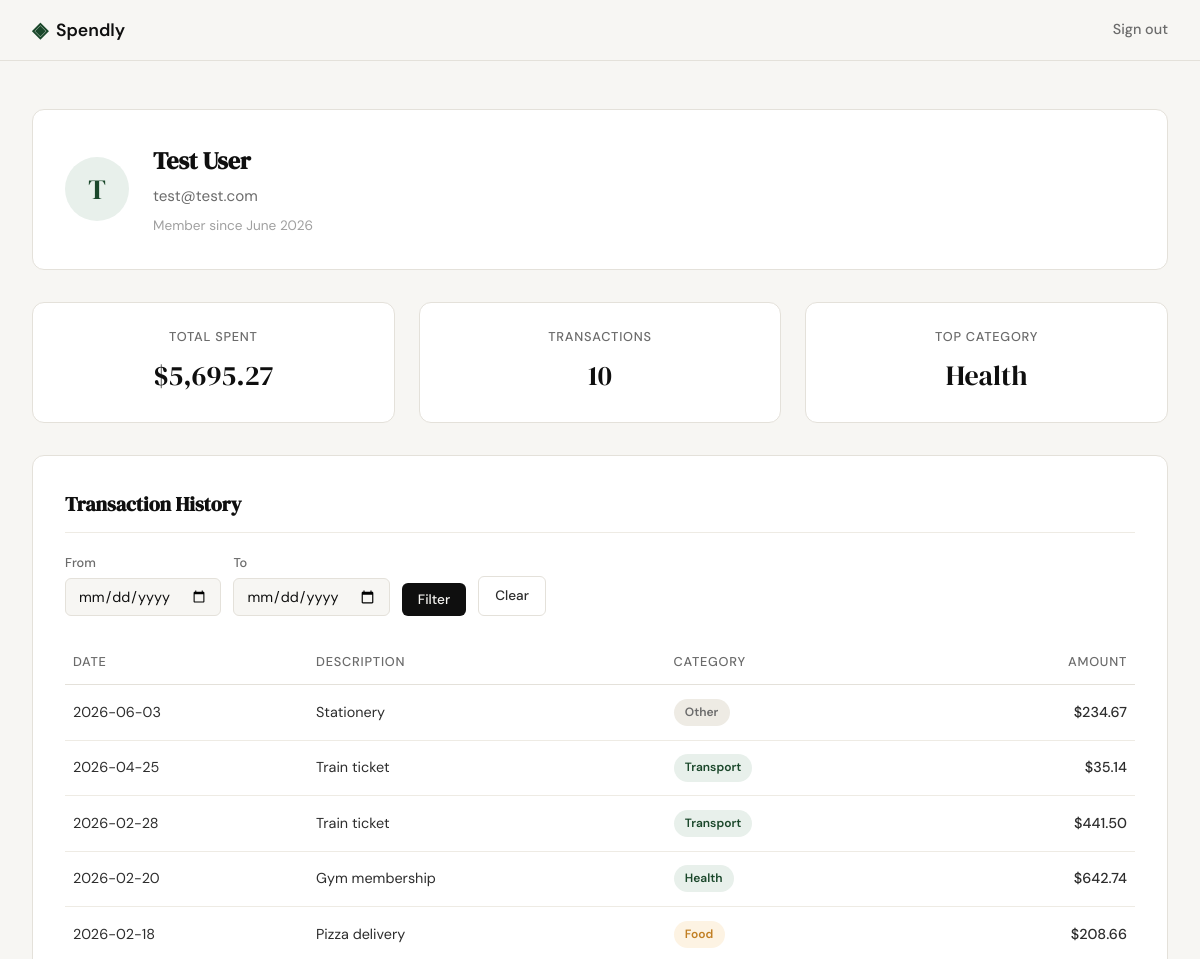
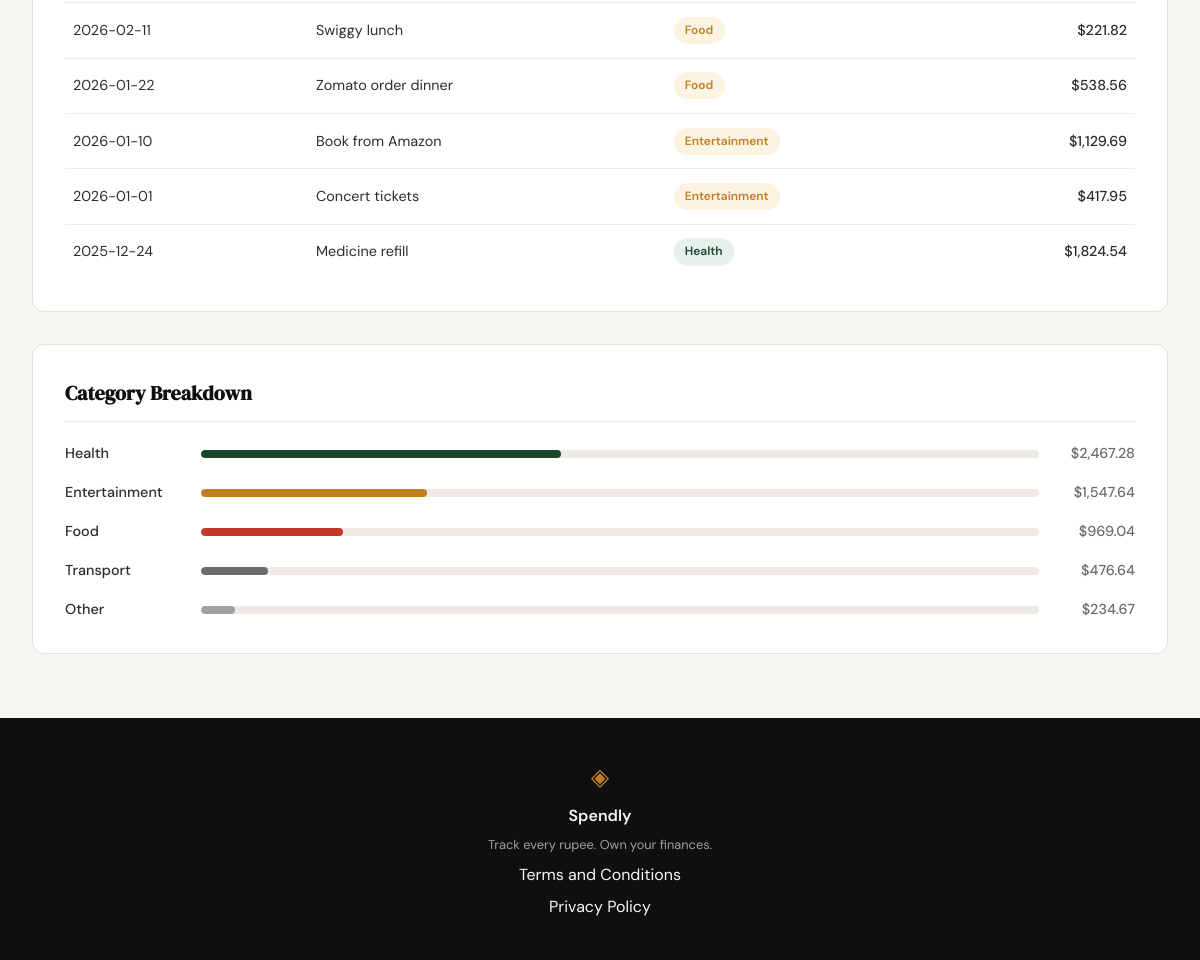
/profile (signed in), run on the app's committed database (2 pictures, top to bottom).
### tables this page shows
CREATE TABLE users (
                id            INTEGER PRIMARY KEY AUTOINCREMENT,
                name          TEXT    NOT NULL,
                email         TEXT    UNIQUE NOT NULL,
                password_hash TEXT    NOT NULL,
                created_at    TEXT    DEFAULT (datetime('now'))
            );

CREATE TABLE expenses (
                id          INTEGER PRIMARY KEY AUTOINCREMENT,
                user_id     INTEGER NOT NULL,
                amount      REAL    NOT NULL,
                category    TEXT    NOT NULL,
                date        TEXT    NOT NULL,
                description TEXT,
                created_at  TEXT    DEFAULT (datetime('now')),
                FOREIGN KEY (user_id) REFERENCES users (id)
            );

### app.py (the view)
@app.route("/profile")
def profile():
    if "user_id" not in session:
        return redirect(url_for("login"))
    user_id = session["user_id"]
    raw_start = request.args.get("start_date", "").strip()
    raw_end = request.args.get("end_date", "").strip()
    if raw_start and not _is_valid_date(raw_start):
        raw_start = ""
    if raw_end and not _is_valid_date(raw_end):
        raw_end = ""
    if raw_start and raw_end and raw_start > raw_end:
        raw_start = raw_end = ""
    start_date = raw_start or None
    end_date = raw_end or None
    user_row = get_user_by_id(user_id)
    if user_row is None:
        session.clear()
        return redirect(url_for("login"))
    created_dt = datetime.strptime(user_row["created_at"], "%Y-%m-%d %H:%M:%S")
    user = {
        "name": user_row["name"],
        "email": user_row["email"],
        "member_since": created_dt.strftime("%B %Y"),
    }
    stats_raw = get_expense_stats(user_id, start_date, end_date)
    stats = {
        "total_spent": f"${stats_raw['total_spent']:,.2f}",
        "transaction_count": stats_raw["transaction_count"],
        "top_category": stats_raw["top_category"],
    }
    if start_date or end_date:
        expense_rows = get_expenses_by_date_range(user_id, start_date, end_date)
    else:
        expense_rows = get_recent_expenses(user_id)
    transactions = [
        {
            "date": r["date"],
            "description": r["description"] or "",
            "category": r["category"],
            "amount": f"${r['amount']:,.2f}",
        }
        for r in expense_rows
    ]
    breakdown = get_category_breakdown(user_id, start_date, end_date)
    categories = [
        {
            "name": c["category"],
            "amount": f"${c['total']:,.2f}",
            "percentage": c["percentage"],
        }
        for c in breakdown
    ]
    return render_template(
        "profile.html",
        user=user,
        stats=stats,
        transactions=transactions,
        categories=categories,
        start_date=start_date,
        end_date=end_date,
    )

### database/db.py (called while the page is built)
def get_db():
    conn = sqlite3.connect(DATABASE)
    conn.row_factory = sqlite3.Row
    conn.execute("PRAGMA foreign_keys = ON")
    return conn

def get_user_by_id(user_id):
    conn = get_db()
    try:
        return conn.execute(
            "SELECT id, name, email, created_at FROM users WHERE id = ?",
            (user_id,),
        ).fetchone()
    finally:
        conn.close()

def _build_date_clause(user_id, start_date=None, end_date=None):
    params = [user_id]
    clause = ""
    if start_date:
        clause += " AND date >= ?"
        params.append(start_date)
    if end_date:
        clause += " AND date <= ?"
        params.append(end_date)
    return clause, params

def get_recent_expenses(user_id, limit=10):
    conn = get_db()
    try:
        return conn.execute(
            "SELECT id, date, description, category, amount "
            "FROM expenses WHERE user_id = ? "
            "ORDER BY date DESC LIMIT ?",
            (user_id, limit),
        ).fetchall()
    finally:
        conn.close()

def get_category_breakdown(user_id, start_date=None, end_date=None):
    conn = get_db()
    try:
        date_clause, params = _build_date_clause(user_id, start_date, end_date)
        rows = conn.execute(
            "SELECT category, SUM(amount) AS total "
            "FROM expenses WHERE user_id = ?" + date_clause + " "
            "GROUP BY category ORDER BY total DESC",
            params,
        ).fetchall()
        if not rows:
            return []
        grand_total = sum(float(r["total"]) for r in rows)
        breakdown = []
        for r in rows:
            cat_total = float(r["total"])
            percentage = round(cat_total / grand_total * 100)
            breakdown.append({
                "category": r["category"],
                "total": cat_total,
                "percentage": percentage,
            })
        return breakdown
    finally:
        conn.close()

### templates/profile.html (shortened to what this page needs)
{% extends "base.html" %}
{% block head %}
<link rel="stylesheet" href="{{ url_for('static', filename='css/profile.css') }}">
{% endblock %}
{% block content %}
<section class="profile-section">
    <div class="profile-inner">
        <div class="profile-card user-card">
            <div class="user-avatar" aria-hidden="true">{{ user.name[0] }}</div>
            <div class="user-details">
                <h1 class="user-name">{{ user.name }}</h1>
                <p class="user-email">{{ user.email }}</p>
                <p class="user-joined">Member since {{ user.member_since }}</p>
            </div>
        </div>
        <div class="stats-row">
            <div class="stat-card">
                <span class="stat-label">Total Spent</span>
                <span class="stat-value">{{ stats.total_spent }}</span>
            </div>
            <div class="stat-card">
                <span class="stat-label">Transactions</span>
                <span class="stat-value">{{ stats.transaction_count }}</span>
            </div>
            <div class="stat-card">
                <span class="stat-label">Top Category</span>
                <span class="stat-value">{{ stats.top_category }}</span>
            </div>
        </div>
        <div class="profile-card">
            <h2 class="section-title">Transaction History</h2>
            <div class="date-filter">
                <form method="GET" action="{{ url_for('profile') }}" class="date-filter-form">
                    <div class="filter-field">
                        <label for="start_date">From</label>
                        <input type="date" id="start_date" name="start_date" value="{{ start_date or '' }}">
                    </div>
                    <div class="filter-field">
                        <label for="end_date">To</label>
                        <input type="date" id="end_date" name="end_date" value="{{ end_date or '' }}">
                    </div>
                    <button type="submit" class="btn-primary filter-btn">Filter</button>
                    <a href="{{ url_for('profile') }}" class="btn-ghost filter-btn">Clear</a>
                </form>
            </div>
            {% if transactions %}
            <div class="table-wrapper">
                <table class="transaction-table">
                    <thead>
                        <tr>
                            <th>Date</th>
                            <th>Description</th>
                            <th>Category</th>
                            <th class="col-amount">Amount</th>
                        </tr>
                    </thead>
                    <tbody>
                        {% for txn in transactions %}
                        <tr>
                            <td class="txn-date">{{ txn.date }}</td>
                            <td class="txn-desc">{{ txn.description }}</td>
                            <td><span class="category-badge badge-{{ txn.category | lower }}">{{ txn.category }}</span></td>
                            <td class="txn-amount">{{ txn.amount }}</td>
                        </tr>
                        {% endfor %}
                    </tbody>
                </table>
            </div>
            {% else %}
            <p class="empty-message">No expenses found in this date range.</p>
            {% endif %}
        </div>
        <div class="profile-card">
            <h2 class="section-title">Category Breakdown</h2>
            <div class="category-bars">
                {% for cat in categories %}
                <div class="category-bar-row">
                    <span class="category-name">{{ cat.name }}</span>
                    <div class="category-bar-track">
                        <div class="category-bar category-bar-{{ loop.index }}" style="width: {{ cat.percentage }}%"></div>
                    </div>
                    <span class="category-amount">{{ cat.amount }}</span>
                </div>
                {% endfor %}
            </div>
        </div>
    </div>
</section>
{% endblock %}

### templates/base.html (shortened to what this page needs)
<!DOCTYPE html>
<html lang="en">
<head>
    <link rel="stylesheet" href="{{ url_for('static', filename='css/style.css') }}">
    {% block head %}{% endblock %}
</head>
<body>
    <nav class="navbar">
        <div class="nav-inner">
            <a href="{{ url_for('landing') }}" class="nav-brand">
                <span class="brand-icon">◈</span>
                <span class="brand-name">Spendly</span>
            </a>
            <div class="nav-links">
                {% if session.user_id %}
                    <a href="{{ url_for('logout') }}">Sign out</a>
                {% else %}
                    <a href="{{ url_for('login') }}">Sign in</a>
                    <a href="{{ url_for('register') }}" class="nav-cta">Get started</a>
                {% endif %}
            </div>
        </div>
    </nav>
    <main class="main-content">
        {% block content %}{% endblock %}
    </main>
    <footer class="footer">
        <div class="footer-inner">
            <span class="brand-icon">◈</span>
            <span class="footer-name">Spendly</span>
            <p class="footer-copy">Track every rupee. Own your finances.</p>
            <a href="/terms">Terms and Conditions</a>
            <a href="/privacy">Privacy Policy</a>
        </div>
    </footer>
</body>
</html>

### static/css/style.css (style rules this page uses)
:root { --ink: #0f0f0f; --ink-soft: #2d2d2d; --ink-muted: #6b6b6b; --ink-faint: #a0a0a0; --paper: #f7f6f3; --paper-warm: #f0ede6; --paper-card: #ffffff; --accent: #1a472a; --accent-light: #e8f0eb; --accent-2: #c17f24; --accent-2-light: #fdf3e3; --danger: #c0392b; --danger-light: #fdecea; --border: #e4e1da; --border-soft: #eeebe4; --font-display: 'DM Serif Display', Georgia, serif; --font-body: 'DM Sans', system-ui, sans-serif; --max-width: 1200px; --auth-width: 440px; --radius-sm: 6px; --radius-md: 12px; --radius-lg: 20px; }
*, *::before, *::after { box-sizing: border-box; margin: 0; padding: 0; }
html { font-size: 16px; scroll-behavior: smooth; }
body { background: var(--paper); color: var(--ink); font-family: var(--font-body); font-size: 1rem; line-height: 1.6; -webkit-font-smoothing: antialiased; }
a { color: inherit; text-decoration: none; }
.navbar { position: sticky; top: 0; z-index: 100; background: var(--paper); border-bottom: 1px solid var(--border); padding: 0 2rem; }
.nav-inner { max-width: var(--max-width); margin: 0 auto; height: 60px; display: flex; align-items: center; justify-content: space-between; }
.nav-brand { display: flex; align-items: center; gap: 0.5rem; font-family: var(--font-body); font-weight: 600; font-size: 1.1rem; color: var(--ink); }
.brand-icon { color: var(--accent); font-size: 1.3rem; }
.brand-name { color: var(--ink); }
.nav-links { display: flex; align-items: center; gap: 1.5rem; font-size: 0.9rem; font-weight: 500; }
.nav-links a { color: var(--ink-muted); transition: color 0.2s; }
.main-content { min-height: calc(100vh - 60px - 100px); }
.btn-primary { display: inline-block; background: var(--ink); color: var(--paper); padding: 0.65rem 1.5rem; border-radius: var(--radius-sm); font-family: var(--font-body); font-size: 0.9rem; font-weight: 500; cursor: pointer; border: none; transition: background 0.2s; text-decoration: none; }
.btn-ghost { display: inline-block; background: transparent; color: var(--ink-soft); padding: 0.65rem 1.5rem; border-radius: var(--radius-sm); font-size: 0.9rem; font-weight: 500; border: 1px solid var(--border); transition: all 0.2s; text-decoration: none; }
.footer { background: var(--ink); color: var(--paper); padding: 2.5rem 2rem; text-align: center; }
.footer-inner { display: flex; flex-direction: column; align-items: center; gap: 0.4rem; }
.footer .brand-icon { color: var(--accent-2); font-size: 1.5rem; }
.footer-name { font-weight: 600; font-size: 1rem; }
.footer-copy { font-size: 0.8rem; color: var(--ink-faint); }

### data on the page
users: name "T", name "Test User", email "test@test.com"
expenses: date "2026-06-03", description "Stationery", category "Other", amount "$234.67", name "Other", {{ cat.percentage }} 4 (drawn)
expenses: date "2026-04-25", description "Train ticket", category "Transport", amount "$35.14"
expenses: date "2026-02-28", description "Train ticket", category "Transport", amount "$441.50"
expenses: date "2026-02-20", description "Gym membership", category "Health", amount "$642.74"
expenses: date "2026-02-18", description "Pizza delivery", category "Food", amount "$208.66"
expenses: date "2026-02-11", description "Swiggy lunch", category "Food", amount "$221.82"
expenses: date "2026-01-22", description "Zomato order dinner", category "Food", amount "$538.56"
expenses: date "2026-01-10", description "Book from Amazon", category "Entertainment", amount "$1,129.69"
expenses: date "2026-01-01", description "Concert tickets", category "Entertainment", amount "$417.95"
expenses: date "2025-12-24", description "Medicine refill", category "Health", amount "$1,824.54"

### other printed values
{{ user.member_since }} "June 2026"
{{ stats.total_spent }} "$5,695.27"
{{ stats.transaction_count }} "10"
{{ stats.top_category }} "Health"
{{ cat.name }} "Health" "Entertainment" "Food" "Transport"
{{ cat.amount }} "$2,467.28" "$1,547.64" "$969.04" "$476.64"
